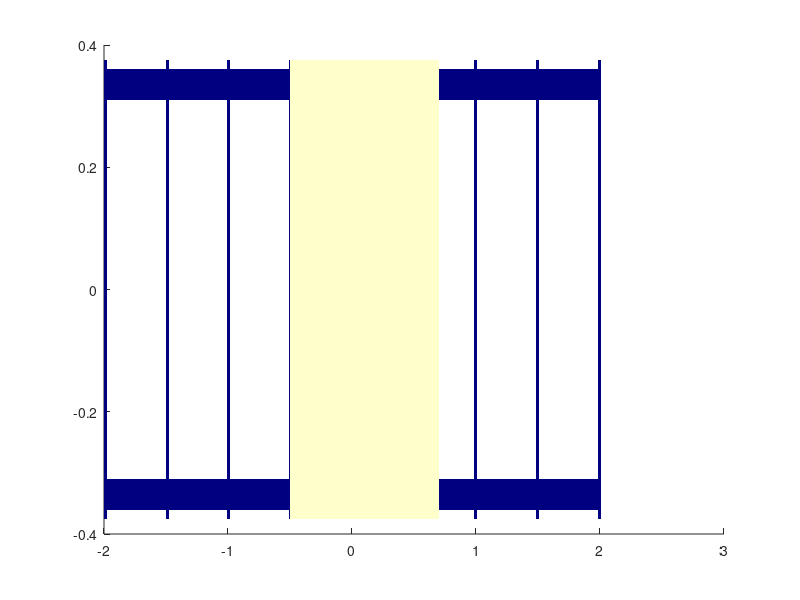

Recreate this plot in MATLAB.
%% DrawEnv
% Desciption: This function plots the cart and rails environment I change,
% the environment was originally built by tom

function DrawEnv(add1_remove0)

if nargin<1
    add1_remove0=1;
end

guiParams=getappdata(gcf,'guiParams');

if add1_remove0==1
    deletehandles()

    load ('ObjectsPlatform2.mat');
    guiParams.cartnRails=inf;
    
    hold on;
   
    guiParams.cartnRails(end+1)=patch('Vertices',Objects.E1,'Faces',Objects.FE1,'FaceColor',[1,1,0.5],'EdgeColor',[0,0.5,0.5]);
    set(guiParams.cartnRails(end),'FaceColor',[1,1,0.8],'EdgeColor','none');

    guiParams.cartnRails(end+1)=patch('Vertices',Objects.O1,'Faces',Objects.FO1,'FaceColor',[0,0,0.5],'EdgeColor',[0,0.5,0.5]);
    set(guiParams.cartnRails(end),'FaceColor',[0,0,0.5],'EdgeColor','none');
else
    deletehandles()
end
setappdata(gcf,'guiParams',guiParams);                                 

%% try and delete all the handles
function deletehandles()
guiParams=getappdata(gcf,'guiParams');
if isfield(guiParams,'cartnRails')
    for i=1:size(guiParams.cartnRails,2)
        try delete(guiParams.cartnRails(i));
        end
    end
end
guiParams.cartnRails=[];
setappdata(gcf,'guiParams',guiParams);  



